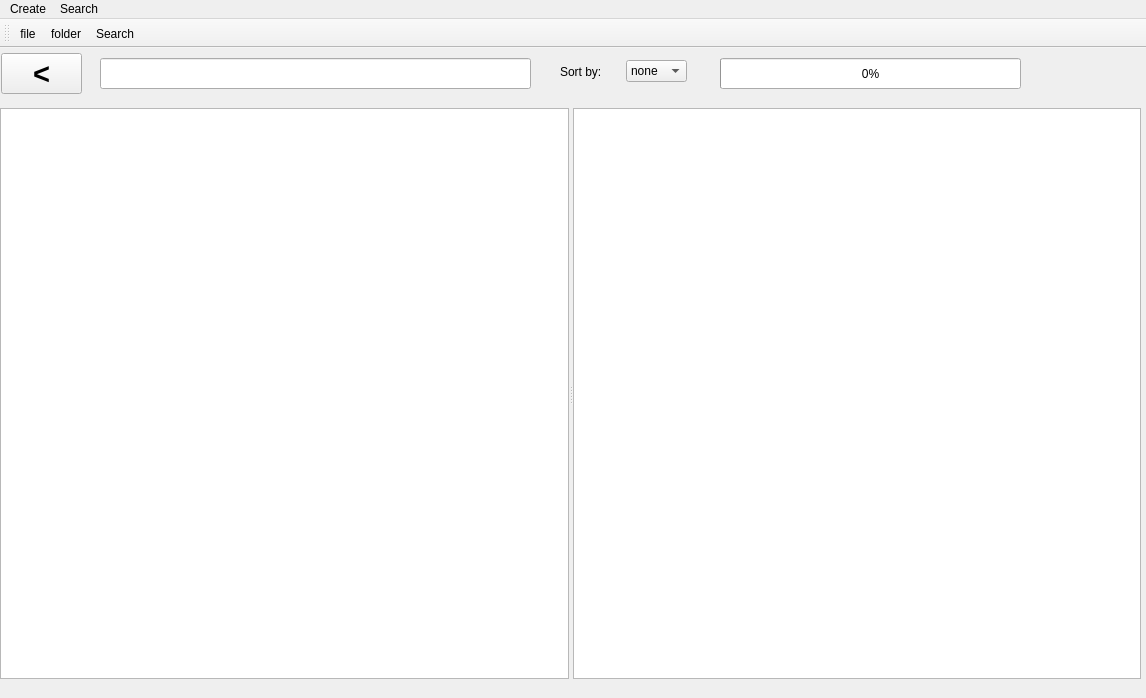
<?xml version="1.0" encoding="UTF-8"?>
<ui version="4.0">
 <class>MainWindow</class>
 <widget class="QMainWindow" name="MainWindow">
  <property name="enabled">
   <bool>true</bool>
  </property>
  <property name="geometry">
   <rect>
    <x>0</x>
    <y>0</y>
    <width>1146</width>
    <height>698</height>
   </rect>
  </property>
  <property name="sizePolicy">
   <sizepolicy hsizetype="Fixed" vsizetype="Fixed">
    <horstretch>0</horstretch>
    <verstretch>0</verstretch>
   </sizepolicy>
  </property>
  <property name="windowTitle">
   <string>FileManager</string>
  </property>
  <widget class="QWidget" name="centralwidget">
   <property name="minimumSize">
    <size>
     <width>0</width>
     <height>598</height>
    </size>
   </property>
   <widget class="QPushButton" name="pushButton_back">
    <property name="enabled">
     <bool>true</bool>
    </property>
    <property name="geometry">
     <rect>
      <x>1</x>
      <y>5</y>
      <width>81</width>
      <height>41</height>
     </rect>
    </property>
    <property name="font">
     <font>
      <pointsize>22</pointsize>
      <bold>true</bold>
      <underline>false</underline>
     </font>
    </property>
    <property name="styleSheet">
     <string notr="true">html, body {
  margin: 0;
  padding: 0;
  width: 100%;
  height: 100%;
  background: #2c3e50;
  font-family: 'Montserrat', sans-serif;
  font-size: 16px;
}

body {
  display: -webkit-box;
  display: -webkit-flex;
  display: -ms-flexbox;
  display: flex;
  -webkit-flex-wrap: wrap;
      -ms-flex-wrap: wrap;
          flex-wrap: wrap;
  -webkit-justify-content: space-around;
      -ms-flex-pack: distribute;
          justify-content: space-around;
  -webkit-box-align: center;
  -webkit-align-items: center;
      -ms-flex-align: center;
          align-items: center;
  -webkit-align-content: center;
      -ms-flex-line-pack: center;
          align-content: center;
}

h1 {
  color: #f1c40f;
  font-size: 4rem;
  text-transform: uppercase;
  display: block;
  width: 100%;
  text-align: center;
}
@media screen and (max-width: 600px) {
  h1 {
    font-size: 3rem;
  }
}

p {
  color: #f1c40f;
  font-size: 1.2rem;
  width: 100%;
  padding: 20px;
  text-align: center;
}

.btn {
  box-sizing: border-box;
  -webkit-appearance: none;
     -moz-appearance: none;
          appearance: none;
  background-color: transparent;
  border: 2px solid #e74c3c;
  border-radius: 0.6em;
  color: #e74c3c;
  cursor: pointer;
  display: -webkit-box;
  display: -webkit-flex;
  display: -ms-flexbox;
  display: flex;
  -webkit-align-self: center;
      -ms-flex-item-align: center;
          align-self: center;
  font-size: 1rem;
  font-weight: 400;
  line-height: 1;
  margin: 20px;
  padding: 1.2em 2.8em;
  text-decoration: none;
  text-align: center;
  text-transform: uppercase;
  font-family: 'Montserrat', sans-serif;
  font-weight: 700;
}
.btn:hover, .btn:focus {
  color: #fff;
  outline: 0;
}

.first {
  -webkit-transition: box-shadow 300ms ease-in-out, color 300ms ease-in-out;
  transition: box-shadow 300ms ease-in-out, color 300ms ease-in-out;
}
.first:hover {
  box-shadow: 0 0 40px 40px #e74c3c inset;
}</string>
    </property>
    <property name="text">
     <string>&lt;</string>
    </property>
   </widget>
   <widget class="QLineEdit" name="lineEdit">
    <property name="geometry">
     <rect>
      <x>100</x>
      <y>10</y>
      <width>431</width>
      <height>31</height>
     </rect>
    </property>
   </widget>
   <widget class="QWidget" name="layoutWidget">
    <property name="geometry">
     <rect>
      <x>560</x>
      <y>10</y>
      <width>127</width>
      <height>27</height>
     </rect>
    </property>
    <layout class="QHBoxLayout" name="horizontalLayout_2">
     <item>
      <widget class="QLabel" name="label">
       <property name="text">
        <string>Sort by:</string>
       </property>
      </widget>
     </item>
     <item>
      <widget class="QComboBox" name="comboBox">
       <item>
        <property name="text">
         <string>none</string>
        </property>
       </item>
       <item>
        <property name="text">
         <string>name</string>
        </property>
       </item>
       <item>
        <property name="text">
         <string>size</string>
        </property>
       </item>
      </widget>
     </item>
    </layout>
   </widget>
   <widget class="QProgressBar" name="progressBar">
    <property name="geometry">
     <rect>
      <x>720</x>
      <y>10</y>
      <width>301</width>
      <height>31</height>
     </rect>
    </property>
    <property name="value">
     <number>0</number>
    </property>
   </widget>
   <widget class="QSplitter" name="splitter">
    <property name="geometry">
     <rect>
      <x>0</x>
      <y>60</y>
      <width>1141</width>
      <height>571</height>
     </rect>
    </property>
    <property name="orientation">
     <enum>Qt::Horizontal</enum>
    </property>
    <widget class="QListWidget" name="listWidget_main">
     <property name="maximumSize">
      <size>
       <width>16777215</width>
       <height>595</height>
      </size>
     </property>
     <property name="font">
      <font>
       <pointsize>15</pointsize>
      </font>
     </property>
     <property name="acceptDrops">
      <bool>false</bool>
     </property>
    </widget>
    <widget class="QListWidget" name="listWidget_second">
     <property name="enabled">
      <bool>true</bool>
     </property>
     <property name="maximumSize">
      <size>
       <width>16777215</width>
       <height>595</height>
      </size>
     </property>
     <property name="font">
      <font>
       <pointsize>15</pointsize>
      </font>
     </property>
     <property name="acceptDrops">
      <bool>false</bool>
     </property>
     <property name="editTriggers">
      <set>QAbstractItemView::DoubleClicked|QAbstractItemView::EditKeyPressed</set>
     </property>
     <property name="wordWrap">
      <bool>false</bool>
     </property>
    </widget>
   </widget>
  </widget>
  <widget class="QMenuBar" name="menubar">
   <property name="geometry">
    <rect>
     <x>0</x>
     <y>0</y>
     <width>1146</width>
     <height>22</height>
    </rect>
   </property>
   <widget class="QMenu" name="menuCreate">
    <property name="title">
     <string>Create</string>
    </property>
    <addaction name="actionfile_create"/>
    <addaction name="actionfolder_create"/>
   </widget>
   <widget class="QMenu" name="menuSearch">
    <property name="title">
     <string>Search</string>
    </property>
    <addaction name="actionSearch"/>
   </widget>
   <addaction name="menuCreate"/>
   <addaction name="menuSearch"/>
  </widget>
  <widget class="QToolBar" name="toolBar">
   <property name="windowTitle">
    <string>toolBar</string>
   </property>
   <property name="iconSize">
    <size>
     <width>32</width>
     <height>32</height>
    </size>
   </property>
   <attribute name="toolBarArea">
    <enum>TopToolBarArea</enum>
   </attribute>
   <attribute name="toolBarBreak">
    <bool>false</bool>
   </attribute>
   <addaction name="actionfile_create"/>
   <addaction name="actionfolder_create"/>
   <addaction name="actionSearch"/>
  </widget>
  <action name="actionCreate_2">
   <property name="text">
    <string>Create</string>
   </property>
  </action>
  <action name="actionfile_create">
   <property name="icon">
    <iconset resource="recource.qrc">
     <normaloff>:/rec/img/file.png</normaloff>:/rec/img/file.png</iconset>
   </property>
   <property name="text">
    <string extracomment="Create file">file</string>
   </property>
   <property name="toolTip">
    <string>&lt;html&gt;&lt;head/&gt;&lt;body&gt;&lt;p&gt;&lt;span style=&quot; font-size:12pt;&quot;&gt;Create file&lt;/span&gt;&lt;/p&gt;&lt;/body&gt;&lt;/html&gt;</string>
   </property>
  </action>
  <action name="actionfolder_create">
   <property name="icon">
    <iconset resource="recource.qrc">
     <normaloff>:/rec/img/folder.png</normaloff>:/rec/img/folder.png</iconset>
   </property>
   <property name="text">
    <string>folder</string>
   </property>
   <property name="toolTip">
    <string>Create folder</string>
   </property>
  </action>
  <action name="actionSearch">
   <property name="icon">
    <iconset resource="recource.qrc">
     <normaloff>:/rec/img/search.png</normaloff>:/rec/img/search.png</iconset>
   </property>
   <property name="text">
    <string>Search</string>
   </property>
  </action>
 </widget>
 <resources>
  <include location="recource.qrc"/>
 </resources>
 <connections/>
</ui>
